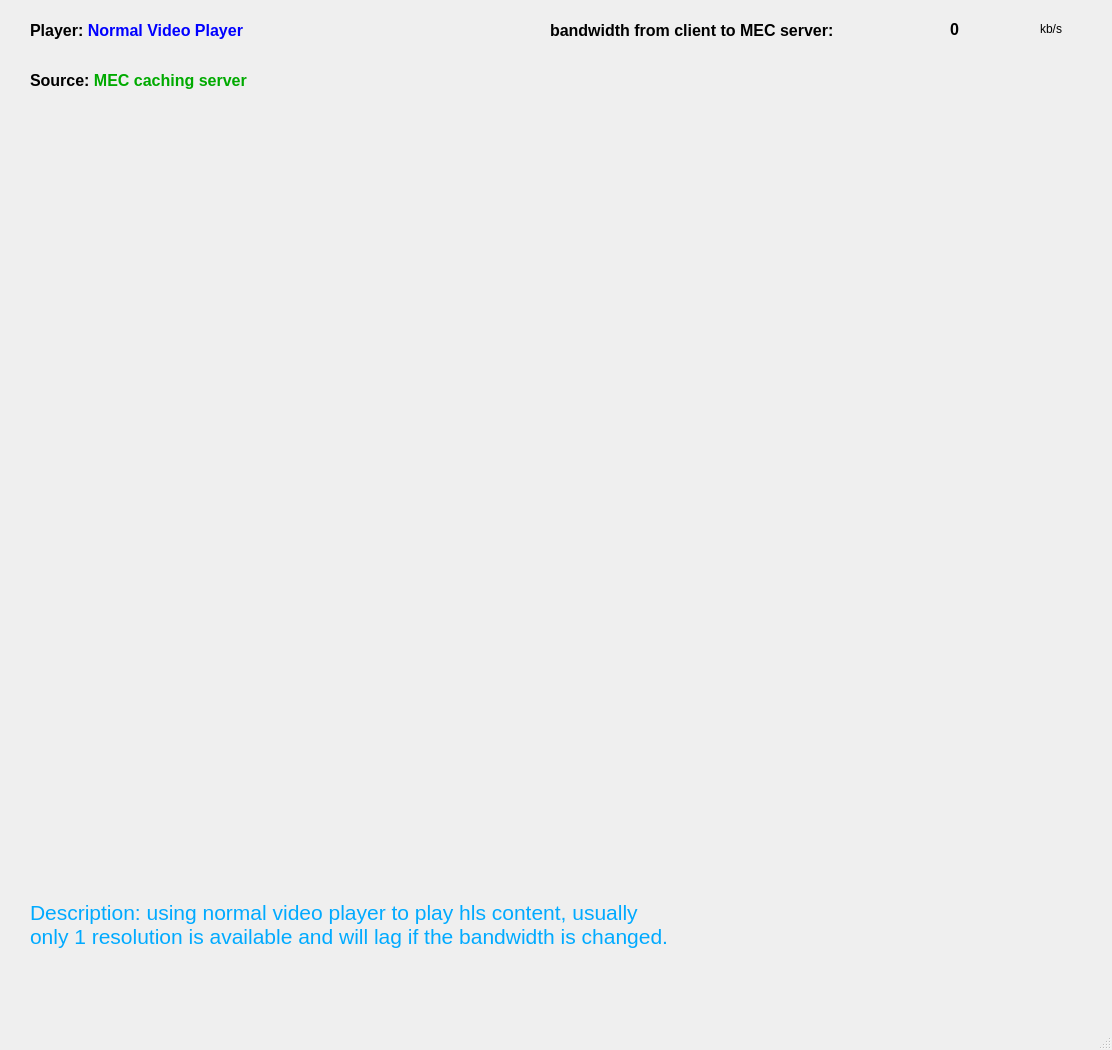
<?xml version="1.0" encoding="UTF-8"?>
<ui version="4.0">
 <class>MainWindow</class>
 <widget class="QMainWindow" name="MainWindow">
  <property name="geometry">
   <rect>
    <x>0</x>
    <y>0</y>
    <width>1112</width>
    <height>1050</height>
   </rect>
  </property>
  <property name="windowTitle">
   <string>Streaming demo (feature2)</string>
  </property>
  <widget class="QWidget" name="centralwidget">
   <widget class="QWidget" name="widget" native="true">
    <property name="geometry">
     <rect>
      <x>30</x>
      <y>120</y>
      <width>1061</width>
      <height>761</height>
     </rect>
    </property>
   </widget>
   <widget class="QLabel" name="label_3">
    <property name="geometry">
     <rect>
      <x>30</x>
      <y>10</y>
      <width>341</width>
      <height>41</height>
     </rect>
    </property>
    <property name="text">
     <string>&lt;html&gt;&lt;head/&gt;&lt;body&gt;&lt;p&gt;&lt;span style=&quot; font-size:12pt; font-weight:600; color:#000000;&quot;&gt;Player: &lt;/span&gt;&lt;span style=&quot; font-size:12pt; font-weight:600; color:#0000ff;&quot;&gt;Normal Video Player&lt;/span&gt;&lt;/p&gt;&lt;/body&gt;&lt;/html&gt;</string>
    </property>
   </widget>
   <widget class="QLabel" name="label_9">
    <property name="geometry">
     <rect>
      <x>1040</x>
      <y>20</y>
      <width>59</width>
      <height>18</height>
     </rect>
    </property>
    <property name="text">
     <string>kb/s</string>
    </property>
   </widget>
   <widget class="QLabel" name="bandwidth">
    <property name="geometry">
     <rect>
      <x>950</x>
      <y>20</y>
      <width>81</width>
      <height>18</height>
     </rect>
    </property>
    <property name="font">
     <font>
      <pointsize>12</pointsize>
      <weight>75</weight>
      <bold>true</bold>
     </font>
    </property>
    <property name="text">
     <string>0</string>
    </property>
   </widget>
   <widget class="QLabel" name="label_7">
    <property name="geometry">
     <rect>
      <x>550</x>
      <y>10</y>
      <width>371</width>
      <height>41</height>
     </rect>
    </property>
    <property name="text">
     <string>&lt;html&gt;&lt;head/&gt;&lt;body&gt;&lt;p&gt;&lt;span style=&quot; font-size:12pt; font-weight:600;&quot;&gt;bandwidth from client to MEC server:&lt;/span&gt;&lt;/p&gt;&lt;/body&gt;&lt;/html&gt;</string>
    </property>
   </widget>
   <widget class="QLabel" name="label_4">
    <property name="geometry">
     <rect>
      <x>30</x>
      <y>60</y>
      <width>341</width>
      <height>41</height>
     </rect>
    </property>
    <property name="text">
     <string>&lt;html&gt;&lt;head/&gt;&lt;body&gt;&lt;p&gt;&lt;span style=&quot; font-size:12pt; font-weight:600;&quot;&gt;Source: &lt;/span&gt;&lt;span style=&quot; font-size:12pt; font-weight:600; color:#00aa00;&quot;&gt;MEC caching server&lt;/span&gt;&lt;/p&gt;&lt;/body&gt;&lt;/html&gt;</string>
    </property>
   </widget>
   <widget class="QLabel" name="label_5">
    <property name="geometry">
     <rect>
      <x>30</x>
      <y>900</y>
      <width>1061</width>
      <height>81</height>
     </rect>
    </property>
    <property name="text">
     <string>&lt;html&gt;&lt;head/&gt;&lt;body&gt;&lt;p&gt;&lt;span style=&quot; font-size:16pt; color:#00aaff;&quot;&gt;Description: using normal video player to play hls content, usually &lt;br/&gt;only 1 resolution is available and will lag if the bandwidth is changed.&lt;/span&gt;&lt;/p&gt;&lt;/body&gt;&lt;/html&gt;</string>
    </property>
    <property name="alignment">
     <set>Qt::AlignLeading|Qt::AlignLeft|Qt::AlignTop</set>
    </property>
   </widget>
  </widget>
  <widget class="QMenuBar" name="menubar">
   <property name="geometry">
    <rect>
     <x>0</x>
     <y>0</y>
     <width>1112</width>
     <height>30</height>
    </rect>
   </property>
  </widget>
  <widget class="QStatusBar" name="statusbar"/>
 </widget>
 <resources/>
 <connections/>
</ui>
